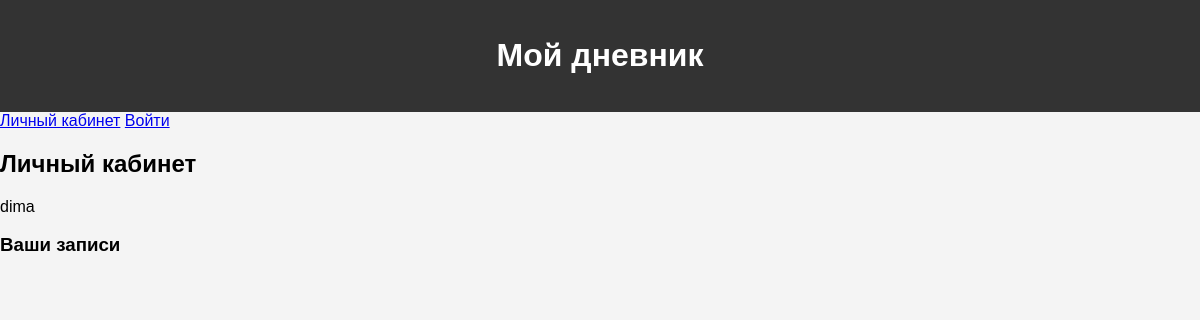
Page /profiles/home (signed in) on the earlier database version.
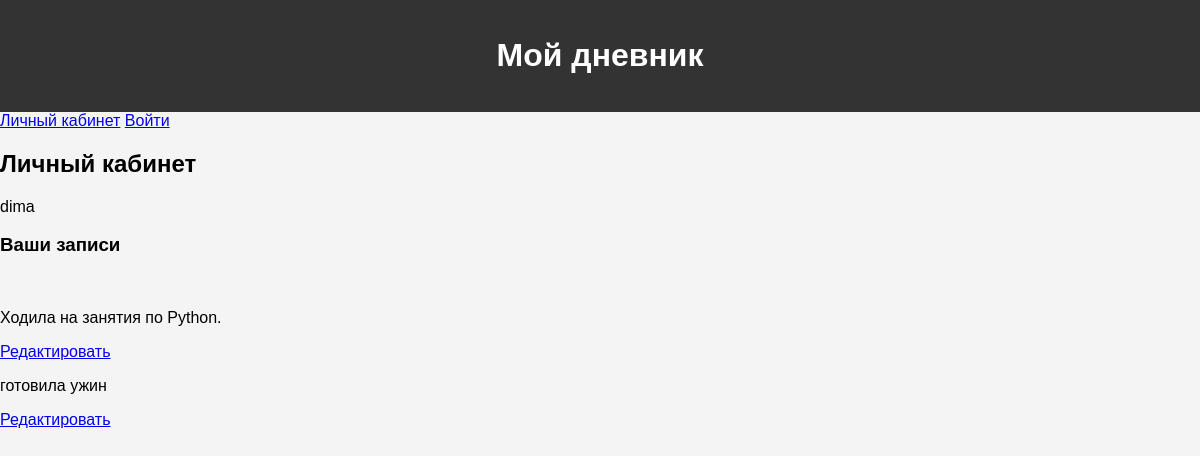
Same page on the later database version.
### core/models.py (models this page shows)
class Note(models.Model):
    date = models.DateField(verbose_name='Дата')
    text = models.TextField(verbose_name='Текст заметки', blank=True, null=True)
    category = models.ForeignKey(NoteCategory, blank=True, null=True, on_delete=models.SET_NULL,
                                 verbose_name='Категория')
    profile = models.ForeignKey(Profile, on_delete=models.CASCADE, related_name='profile_notes', blank=True, null=True)
    class Meta:
        verbose_name = 'Заметка'
        verbose_name_plural = 'Заметки'
    def __str__(self):
        return self.text

### profiles/views.py (the view)
# urls.py: 2. Add a URL to urlpatterns:  path('', views.home, name='home')
def home(request):
    print(request)
    notes = request.user.profile.profile_notes.all()
    print(notes)
    return render(request, 'profiles/home.html', {'notes': notes})

### templates/profiles/home.html
{% extends 'base.html' %}
{% load crispy_forms_tags %}
{% block content %}
<div class="row mt-4">
    <div class="col-sm-5">
        {% if request.user.is_authenticated %}
        <h2>Личный кабинет</h2>
        <p>{{ request.user.username }}</p>
        <h3>Ваши записи</h3>
            {% for note in notes %}
            <br><p>{{ note }}</p>
            <a  href="{% url 'note_edit' note.id %}">Редактировать</a>
            {% endfor %}
        {% else %}
        <p>Вам нам нужно авторизоваться или зарегистрироваться</p>
        {% endif %}
    </div>
</div>
{% endblock %}

Differences in the rows shown:
now on this page (row edited): Note: text "Ходила на занятия по Python."
now on this page (row edited): Note: text "готовила ужин"
